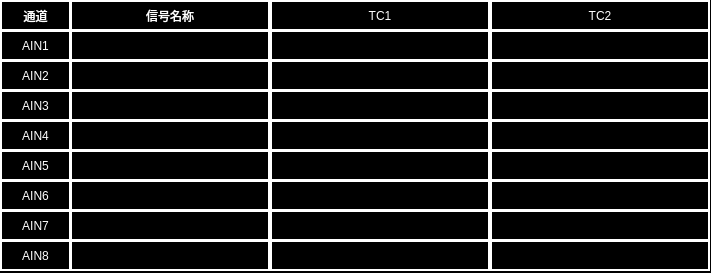
<?xml version="1.0" encoding="UTF-8"?>
<ui version="4.0">
 <class>AxControl</class>
 <widget class="QWidget" name="AxControl">
  <property name="geometry">
   <rect>
    <x>0</x>
    <y>0</y>
    <width>711</width>
    <height>273</height>
   </rect>
  </property>
  <property name="windowTitle">
   <string>Form</string>
  </property>
  <property name="styleSheet">
   <string notr="true">QWidget
{
	background-color: black;
}

QPushButton
{
	font: 18px;
    color: black;
	background-color: rgb(113, 113, 198);
	border:1px solid white;
	border-radius: 5px;
}

QLabel
{
	font: 16px &quot;微软雅黑&quot;;
	color: white;
	border:2px solid white;
	background-color:black;
}</string>
  </property>
  <widget class="QLabel" name="CH1Namelbl">
   <property name="geometry">
    <rect>
     <x>70</x>
     <y>30</y>
     <width>200</width>
     <height>31</height>
    </rect>
   </property>
   <property name="text">
    <string/>
   </property>
   <property name="alignment">
    <set>Qt::AlignCenter</set>
   </property>
  </widget>
  <widget class="QLabel" name="CH6Namelbl">
   <property name="geometry">
    <rect>
     <x>70</x>
     <y>180</y>
     <width>200</width>
     <height>31</height>
    </rect>
   </property>
   <property name="text">
    <string/>
   </property>
   <property name="alignment">
    <set>Qt::AlignCenter</set>
   </property>
  </widget>
  <widget class="QLabel" name="CH1ASIgnallbl">
   <property name="geometry">
    <rect>
     <x>270</x>
     <y>30</y>
     <width>220</width>
     <height>31</height>
    </rect>
   </property>
   <property name="styleSheet">
    <string notr="true">background-color: black;</string>
   </property>
   <property name="text">
    <string/>
   </property>
   <property name="alignment">
    <set>Qt::AlignCenter</set>
   </property>
  </widget>
  <widget class="QLabel" name="TrainType2">
   <property name="geometry">
    <rect>
     <x>490</x>
     <y>0</y>
     <width>220</width>
     <height>31</height>
    </rect>
   </property>
   <property name="text">
    <string>TC2</string>
   </property>
   <property name="alignment">
    <set>Qt::AlignCenter</set>
   </property>
  </widget>
  <widget class="QLabel" name="CH1lbl">
   <property name="geometry">
    <rect>
     <x>0</x>
     <y>30</y>
     <width>71</width>
     <height>31</height>
    </rect>
   </property>
   <property name="text">
    <string>AIN1</string>
   </property>
   <property name="alignment">
    <set>Qt::AlignCenter</set>
   </property>
  </widget>
  <widget class="QLabel" name="CH4Namelbl">
   <property name="geometry">
    <rect>
     <x>70</x>
     <y>120</y>
     <width>200</width>
     <height>31</height>
    </rect>
   </property>
   <property name="text">
    <string/>
   </property>
   <property name="alignment">
    <set>Qt::AlignCenter</set>
   </property>
  </widget>
  <widget class="QLabel" name="CH5lbl">
   <property name="geometry">
    <rect>
     <x>0</x>
     <y>150</y>
     <width>71</width>
     <height>31</height>
    </rect>
   </property>
   <property name="text">
    <string>AIN5</string>
   </property>
   <property name="alignment">
    <set>Qt::AlignCenter</set>
   </property>
  </widget>
  <widget class="QLabel" name="CH3Namelbl">
   <property name="geometry">
    <rect>
     <x>70</x>
     <y>90</y>
     <width>200</width>
     <height>31</height>
    </rect>
   </property>
   <property name="text">
    <string/>
   </property>
   <property name="alignment">
    <set>Qt::AlignCenter</set>
   </property>
  </widget>
  <widget class="QLabel" name="CH5Namelbl">
   <property name="geometry">
    <rect>
     <x>70</x>
     <y>150</y>
     <width>200</width>
     <height>31</height>
    </rect>
   </property>
   <property name="text">
    <string/>
   </property>
   <property name="alignment">
    <set>Qt::AlignCenter</set>
   </property>
  </widget>
  <widget class="QLabel" name="TrainType1">
   <property name="geometry">
    <rect>
     <x>270</x>
     <y>0</y>
     <width>220</width>
     <height>31</height>
    </rect>
   </property>
   <property name="text">
    <string>TC1</string>
   </property>
   <property name="alignment">
    <set>Qt::AlignCenter</set>
   </property>
  </widget>
  <widget class="QLabel" name="CH7Namelbl">
   <property name="geometry">
    <rect>
     <x>70</x>
     <y>210</y>
     <width>200</width>
     <height>31</height>
    </rect>
   </property>
   <property name="text">
    <string/>
   </property>
   <property name="alignment">
    <set>Qt::AlignCenter</set>
   </property>
  </widget>
  <widget class="QLabel" name="CH8lbl">
   <property name="geometry">
    <rect>
     <x>0</x>
     <y>240</y>
     <width>71</width>
     <height>31</height>
    </rect>
   </property>
   <property name="text">
    <string>AIN8</string>
   </property>
   <property name="alignment">
    <set>Qt::AlignCenter</set>
   </property>
  </widget>
  <widget class="QLabel" name="CH2lbl">
   <property name="geometry">
    <rect>
     <x>0</x>
     <y>60</y>
     <width>71</width>
     <height>31</height>
    </rect>
   </property>
   <property name="text">
    <string>AIN2</string>
   </property>
   <property name="alignment">
    <set>Qt::AlignCenter</set>
   </property>
  </widget>
  <widget class="QLabel" name="CH2Namelbl">
   <property name="geometry">
    <rect>
     <x>70</x>
     <y>60</y>
     <width>200</width>
     <height>31</height>
    </rect>
   </property>
   <property name="text">
    <string/>
   </property>
   <property name="alignment">
    <set>Qt::AlignCenter</set>
   </property>
  </widget>
  <widget class="QLabel" name="CH3lbl">
   <property name="geometry">
    <rect>
     <x>0</x>
     <y>90</y>
     <width>71</width>
     <height>31</height>
    </rect>
   </property>
   <property name="text">
    <string>AIN3</string>
   </property>
   <property name="alignment">
    <set>Qt::AlignCenter</set>
   </property>
  </widget>
  <widget class="QLabel" name="CH4lbl">
   <property name="geometry">
    <rect>
     <x>0</x>
     <y>120</y>
     <width>71</width>
     <height>31</height>
    </rect>
   </property>
   <property name="text">
    <string>AIN4</string>
   </property>
   <property name="alignment">
    <set>Qt::AlignCenter</set>
   </property>
  </widget>
  <widget class="QLabel" name="CH6lbl">
   <property name="geometry">
    <rect>
     <x>0</x>
     <y>180</y>
     <width>71</width>
     <height>31</height>
    </rect>
   </property>
   <property name="text">
    <string>AIN6</string>
   </property>
   <property name="alignment">
    <set>Qt::AlignCenter</set>
   </property>
  </widget>
  <widget class="QLabel" name="lblTitle_2">
   <property name="geometry">
    <rect>
     <x>0</x>
     <y>0</y>
     <width>71</width>
     <height>31</height>
    </rect>
   </property>
   <property name="text">
    <string>通道</string>
   </property>
   <property name="alignment">
    <set>Qt::AlignCenter</set>
   </property>
  </widget>
  <widget class="QLabel" name="CH8Namelbl">
   <property name="geometry">
    <rect>
     <x>70</x>
     <y>240</y>
     <width>200</width>
     <height>31</height>
    </rect>
   </property>
   <property name="text">
    <string/>
   </property>
   <property name="alignment">
    <set>Qt::AlignCenter</set>
   </property>
  </widget>
  <widget class="QLabel" name="CH7lbl">
   <property name="geometry">
    <rect>
     <x>0</x>
     <y>210</y>
     <width>71</width>
     <height>31</height>
    </rect>
   </property>
   <property name="text">
    <string>AIN7</string>
   </property>
   <property name="alignment">
    <set>Qt::AlignCenter</set>
   </property>
  </widget>
  <widget class="QLabel" name="lblTitle_3">
   <property name="geometry">
    <rect>
     <x>70</x>
     <y>0</y>
     <width>200</width>
     <height>31</height>
    </rect>
   </property>
   <property name="text">
    <string>信号名称</string>
   </property>
   <property name="alignment">
    <set>Qt::AlignCenter</set>
   </property>
  </widget>
  <widget class="QLabel" name="CH2ASIgnallbl">
   <property name="geometry">
    <rect>
     <x>270</x>
     <y>60</y>
     <width>220</width>
     <height>31</height>
    </rect>
   </property>
   <property name="styleSheet">
    <string notr="true">background-color: black;</string>
   </property>
   <property name="text">
    <string/>
   </property>
   <property name="alignment">
    <set>Qt::AlignCenter</set>
   </property>
  </widget>
  <widget class="QLabel" name="CH3ASIgnallbl">
   <property name="geometry">
    <rect>
     <x>270</x>
     <y>90</y>
     <width>220</width>
     <height>31</height>
    </rect>
   </property>
   <property name="styleSheet">
    <string notr="true">background-color: black;</string>
   </property>
   <property name="text">
    <string/>
   </property>
   <property name="alignment">
    <set>Qt::AlignCenter</set>
   </property>
  </widget>
  <widget class="QLabel" name="CH4ASIgnallbl">
   <property name="geometry">
    <rect>
     <x>270</x>
     <y>120</y>
     <width>220</width>
     <height>31</height>
    </rect>
   </property>
   <property name="styleSheet">
    <string notr="true">background-color: black;</string>
   </property>
   <property name="text">
    <string/>
   </property>
   <property name="alignment">
    <set>Qt::AlignCenter</set>
   </property>
  </widget>
  <widget class="QLabel" name="CH5ASIgnallbl">
   <property name="geometry">
    <rect>
     <x>270</x>
     <y>150</y>
     <width>220</width>
     <height>31</height>
    </rect>
   </property>
   <property name="styleSheet">
    <string notr="true">background-color: black;</string>
   </property>
   <property name="text">
    <string/>
   </property>
   <property name="alignment">
    <set>Qt::AlignCenter</set>
   </property>
  </widget>
  <widget class="QLabel" name="CH8ASIgnallbl">
   <property name="geometry">
    <rect>
     <x>270</x>
     <y>240</y>
     <width>220</width>
     <height>31</height>
    </rect>
   </property>
   <property name="styleSheet">
    <string notr="true">background-color: black;</string>
   </property>
   <property name="text">
    <string/>
   </property>
   <property name="alignment">
    <set>Qt::AlignCenter</set>
   </property>
  </widget>
  <widget class="QLabel" name="CH7ASIgnallbl">
   <property name="geometry">
    <rect>
     <x>270</x>
     <y>210</y>
     <width>220</width>
     <height>31</height>
    </rect>
   </property>
   <property name="styleSheet">
    <string notr="true">background-color: black;</string>
   </property>
   <property name="text">
    <string/>
   </property>
   <property name="alignment">
    <set>Qt::AlignCenter</set>
   </property>
  </widget>
  <widget class="QLabel" name="CH6ASIgnallbl">
   <property name="geometry">
    <rect>
     <x>270</x>
     <y>180</y>
     <width>220</width>
     <height>31</height>
    </rect>
   </property>
   <property name="styleSheet">
    <string notr="true">background-color: black;</string>
   </property>
   <property name="text">
    <string/>
   </property>
   <property name="alignment">
    <set>Qt::AlignCenter</set>
   </property>
  </widget>
  <widget class="QLabel" name="CH1BSIgnallbl">
   <property name="geometry">
    <rect>
     <x>490</x>
     <y>30</y>
     <width>220</width>
     <height>31</height>
    </rect>
   </property>
   <property name="styleSheet">
    <string notr="true">background-color: black;</string>
   </property>
   <property name="text">
    <string/>
   </property>
   <property name="alignment">
    <set>Qt::AlignCenter</set>
   </property>
  </widget>
  <widget class="QLabel" name="CH4BSIgnallbl">
   <property name="geometry">
    <rect>
     <x>490</x>
     <y>120</y>
     <width>220</width>
     <height>31</height>
    </rect>
   </property>
   <property name="styleSheet">
    <string notr="true">background-color: black;</string>
   </property>
   <property name="text">
    <string/>
   </property>
   <property name="alignment">
    <set>Qt::AlignCenter</set>
   </property>
  </widget>
  <widget class="QLabel" name="CH3BSIgnallbl">
   <property name="geometry">
    <rect>
     <x>490</x>
     <y>90</y>
     <width>220</width>
     <height>31</height>
    </rect>
   </property>
   <property name="styleSheet">
    <string notr="true">background-color: black;</string>
   </property>
   <property name="text">
    <string/>
   </property>
   <property name="alignment">
    <set>Qt::AlignCenter</set>
   </property>
  </widget>
  <widget class="QLabel" name="CH8BSIgnallbl">
   <property name="geometry">
    <rect>
     <x>490</x>
     <y>240</y>
     <width>220</width>
     <height>31</height>
    </rect>
   </property>
   <property name="styleSheet">
    <string notr="true">background-color: black;</string>
   </property>
   <property name="text">
    <string/>
   </property>
   <property name="alignment">
    <set>Qt::AlignCenter</set>
   </property>
  </widget>
  <widget class="QLabel" name="CH6BSIgnallbl">
   <property name="geometry">
    <rect>
     <x>490</x>
     <y>180</y>
     <width>220</width>
     <height>31</height>
    </rect>
   </property>
   <property name="styleSheet">
    <string notr="true">background-color: black;</string>
   </property>
   <property name="text">
    <string/>
   </property>
   <property name="alignment">
    <set>Qt::AlignCenter</set>
   </property>
  </widget>
  <widget class="QLabel" name="CH5BSIgnallbl">
   <property name="geometry">
    <rect>
     <x>490</x>
     <y>150</y>
     <width>220</width>
     <height>31</height>
    </rect>
   </property>
   <property name="styleSheet">
    <string notr="true">background-color: black;</string>
   </property>
   <property name="text">
    <string/>
   </property>
   <property name="alignment">
    <set>Qt::AlignCenter</set>
   </property>
  </widget>
  <widget class="QLabel" name="CH2BSIgnallbl">
   <property name="geometry">
    <rect>
     <x>490</x>
     <y>60</y>
     <width>220</width>
     <height>31</height>
    </rect>
   </property>
   <property name="styleSheet">
    <string notr="true">background-color: black;</string>
   </property>
   <property name="text">
    <string/>
   </property>
   <property name="alignment">
    <set>Qt::AlignCenter</set>
   </property>
  </widget>
  <widget class="QLabel" name="CH7BSIgnallbl">
   <property name="geometry">
    <rect>
     <x>490</x>
     <y>210</y>
     <width>220</width>
     <height>31</height>
    </rect>
   </property>
   <property name="styleSheet">
    <string notr="true">background-color: black;</string>
   </property>
   <property name="text">
    <string/>
   </property>
   <property name="alignment">
    <set>Qt::AlignCenter</set>
   </property>
  </widget>
 </widget>
 <resources/>
 <connections/>
</ui>
